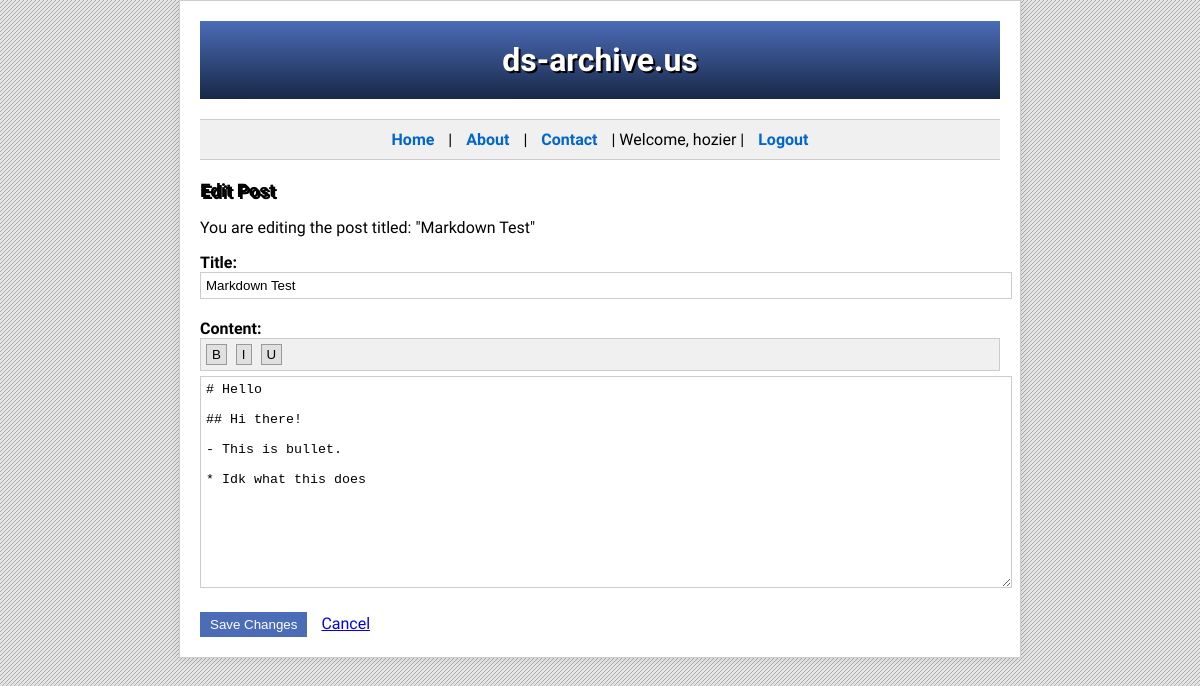
Screenshot of /api/posts/19/edit (signed in) with the database file from the repository.
### app/db.py (models this page shows)
class BlogPost(Base):
    __tablename__ = 'blog_posts'
    id = Column(Integer, primary_key=True)
    title = Column(String(100), nullable=False)
    content = Column(String(1000), nullable=False)
    author = Column(String(50), nullable=False)
    created_at = Column(DateTime, default=datetime.utcnow)
    comments = relationship('Comment', back_populates='post')

### app/routes.py (the view, shortened to what this page needs)
@api.route("/posts/<int:post_id>/edit", methods=["GET", "POST"])
def edit_post(post_id):
    current_user = session.get('user_email')
    post = db.get_post(post_id)
    if post.author != current_user:
        return jsonify({"message": "Unauthorized action"}), 403
    if request.method == 'GET':
        return render_template('edit_post.html', post=post, user=current_user)

### app/db.py (called while the page is built)
    def get_post(self, post_id):
        return self.session.query(BlogPost).filter_by(id=post_id).one_or_none()

### app/templates/edit_post.html (shortened to what this page needs)
<!DOCTYPE html>
<html lang="en">
<head>
</head>
<body>
    <div class="container">
        <header>
            <h1>ds-archive.us</h1>
        </header>
        <nav>
            <a href="#">Home</a> |
            <a href="#">About</a> |
            <a href="#">Contact</a> |
            {% if user %}
                <span>Welcome, {{ user.split('@')[0] }}</span> |
                <a href="{{ url_for('api.logout') }}">Logout</a>
            {% else %}
                <a href="{{ url_for('api.login') }}">Login</a> |
                <a href="{{ url_for('api.register') }}">Register</a>
            {% endif %}
        </nav>
        <h3>Edit Post</h3>
        <p>You are editing the post titled: "{{ post.title }}"</p>
        <form action="{{ url_for('api.edit_post', post_id=post.id) }}" method="POST">
            <label for="title">Title:</label>
            <input type="text" id="title" name="title" value="{{ post.title }}" required>
            <label for="content">Content:</label>
            <div class="toolbar">
                <button type="button" onclick="document.execCommand('bold', false, '');">B</button>
                <button type="button" onclick="document.execCommand('italic', false, '');">I</button>
                <button type="button" onclick="document.execCommand('underline', false, '');">U</button>
            </div>
            <textarea id="content" name="content" required>{{ post.content }}</textarea>
            <div class="buttons">
                <button type="submit">Save Changes</button>
                <a href="{{ url_for('api.get_post', post_id=post.id) }}" class="buttons button">Cancel</a>
            </div>
        </form>
    </div>
</body>
</html>

### app/templates/edit_post.html (style rules this page uses)
body { font-family: 'Trebuchet MS', Arial, sans-serif; margin: 0; padding: 0; }
.container { width: 80%; max-width: 800px; margin: 0 auto; background-color: #ffffff; border: 1px solid #cccccc; box-shadow: 0 0 10px rgba(0,0,0,0.1); padding: 20px; }
header { background: linear-gradient(to bottom, #4b6cb7 0%, #182848 100%); color: #ffffff; padding: 20px; text-align: center; margin-bottom: 20px; }
h1, h3 { margin: 0; text-shadow: 2px 2px #000000; }
nav { background-color: #f0f0f0; border-top: 1px solid #cccccc; border-bottom: 1px solid #cccccc; padding: 10px; text-align: center; margin-bottom: 20px; }
nav a { color: #0066cc; text-decoration: none; margin: 0 10px; font-weight: bold; }
label { display: block; margin-top: 10px; font-weight: bold; }
input[type="text"], textarea { width: 100%; padding: 5px; margin-bottom: 10px; border: 1px solid #cccccc; }
textarea { height: 200px; }
.toolbar { background-color: #f0f0f0; padding: 5px; margin-bottom: 5px; border: 1px solid #cccccc; }
.toolbar button { margin-right: 5px; background-color: #e0e0e0; border: 1px solid #999999; padding: 2px 5px; }
.buttons { margin-top: 10px; }
.buttons button { margin-right: 10px; background-color: #4b6cb7; color: #ffffff; border: none; padding: 5px 10px; cursor: pointer; }

### rows the page displays
BlogPost: title "Markdown Test", content "# Hello ## Hi there! - This is bullet. * Idk what this does"

### other values shown
{{ user.split('@')[0] }} "hozier"
